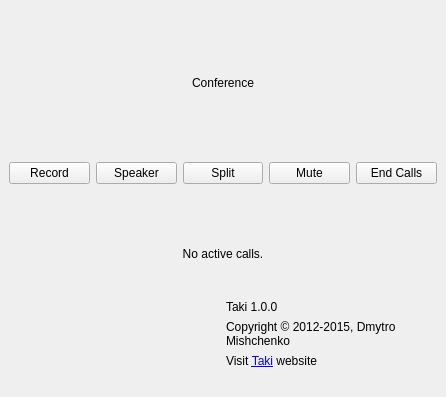
              <widget class="QWidget" name="scrollAreaWidgetContents">
               <property name="geometry">
                <rect>
                 <x>0</x>
                 <y>0</y>
                 <width>446</width>
                 <height>397</height>
                </rect>
               </property>
               <layout class="QGridLayout" name="gridLayout">
                <property name="leftMargin">
                 <number>0</number>
                </property>
                <property name="topMargin">
                 <number>0</number>
                </property>
                <property name="rightMargin">
                 <number>0</number>
                </property>
                <property name="bottomMargin">
                 <number>0</number>
                </property>
                <item row="0" column="0">
                 <layout class="QVBoxLayout" name="verticalLayout" stretch="1,0,1">
                  <item>
                   <widget class="QFrame" name="confFrame">
                    <property name="sizePolicy">
                     <sizepolicy hsizetype="Preferred" vsizetype="Expanding">
                      <horstretch>0</horstretch>
                      <verstretch>0</verstretch>
                     </sizepolicy>
                    </property>
                    <property name="frameShape">
                     <enum>QFrame::NoFrame</enum>
                    </property>
                    <layout class="QVBoxLayout" name="verticalLayout_6" stretch="0,1">
                     <property name="leftMargin">
                      <number>0</number>
                     </property>
                     <property name="topMargin">
                      <number>0</number>
                     </property>
                     <property name="rightMargin">
                      <number>0</number>
                     </property>
                     <property name="bottomMargin">
                      <number>0</number>
                     </property>
                     <item>
                      <widget class="QFrame" name="frBBControls">
                       <property name="sizePolicy">
                        <sizepolicy hsizetype="Preferred" vsizetype="MinimumExpanding">
                         <horstretch>0</horstretch>
                         <verstretch>0</verstretch>
                        </sizepolicy>
                       </property>
                       <property name="frameShape">
                        <enum>QFrame::NoFrame</enum>
                       </property>
                       <property name="frameShadow">
                        <enum>QFrame::Plain</enum>
                       </property>
                       <layout class="QVBoxLayout" name="verticalLayout_5">
                        <item>
                         <widget class="QLabel" name="bbFrameLabel">
                          <property name="text">
                           <string>Conference</string>
                          </property>
                          <property name="alignment">
                           <set>Qt::AlignCenter</set>
                          </property>
                         </widget>
                        </item>
                        <item>
                         <layout class="QHBoxLayout" name="horizontalLayout">
                          <item>
                           <widget class="QPushButton" name="btConfRec">
                            <property name="text">
                             <string>Record</string>
                            </property>
                           </widget>
                          </item>
                          <item>
                           <widget class="QPushButton" name="btConfSpeaker">
                            <property name="text">
                             <string>Speaker</string>
                            </property>
                           </widget>
                          </item>
                          <item>
                           <widget class="QPushButton" name="btConfSplit">
                            <property name="text">
                             <string>Split</string>
                            </property>
                           </widget>
                          </item>
                          <item>
                           <widget class="QPushButton" name="btConfMute">
                            <property name="text">
                             <string>Mute</string>
                            </property>
                           </widget>
                          </item>
                          <item>
                           <widget class="QPushButton" name="btConfHangup">
                            <property name="text">
                             <string>End Calls</string>
                            </property>
                           </widget>
                          </item>
                         </layout>
                        </item>
                       </layout>
                      </widget>
                     </item>
                     <item>
                      <layout class="QVBoxLayout" name="confLayout"/>
                     </item>
                    </layout>
                   </widget>
                  </item>
                  <item>
                   <widget class="QFrame" name="callFrame">
                    <property name="frameShape">
                     <enum>QFrame::NoFrame</enum>
                    </property>
                    <layout class="QVBoxLayout" name="verticalLayout_4">
                     <property name="leftMargin">
                      <number>0</number>
                     </property>
                     <property name="topMargin">
                      <number>0</number>
                     </property>
                     <property name="rightMargin">
                      <number>0</number>
                     </property>
                     <property name="bottomMargin">
                      <number>0</number>
                     </property>
                     <item>
                      <layout class="QVBoxLayout" name="cfLayout"/>
                     </item>
                    </layout>
                   </widget>
                  </item>
                  <item>
                   <widget class="QFrame" name="phoneLogo">
                    <property name="sizePolicy">
                     <sizepolicy hsizetype="Expanding" vsizetype="Expanding">
                      <horstretch>0</horstretch>
                      <verstretch>0</verstretch>
                     </sizepolicy>
                    </property>
                    <layout class="QGridLayout" name="gridLayout_3">
                     <item row="6" column="0">
                      <widget class="QLabel" name="lbSpace">
                       <property name="text">
                        <string/>
                       </property>
                      </widget>
                     </item>
                     <item row="1" column="0">
                      <layout class="QGridLayout" name="gridLayout_13">
                       <item row="0" column="1">
                        <widget class="QLabel" name="lbLogoVersion">
                         <property name="sizePolicy">
                          <sizepolicy hsizetype="Preferred" vsizetype="Minimum">
                           <horstretch>0</horstretch>
                           <verstretch>0</verstretch>
                          </sizepolicy>
                         </property>
                         <property name="text">
                          <string>Taki 1.0.0</string>
                         </property>
                         <property name="alignment">
                          <set>Qt::AlignLeading|Qt::AlignLeft|Qt::AlignVCenter</set>
                         </property>
                        </widget>
                       </item>
                       <item row="1" column="1">
                        <widget class="QLabel" name="lbLogoCopy">
                         <property name="text">
                          <string>Copyright © 2012-2015, Dmytro Mishchenko</string>
                         </property>
                         <property name="alignment">
                          <set>Qt::AlignLeading|Qt::AlignLeft|Qt::AlignVCenter</set>
                         </property>
                         <property name="wordWrap">
                          <bool>true</bool>
                         </property>
                        </widget>
                       </item>
                       <item row="2" column="1">
                        <widget class="QLabel" name="lbLogoWeb">
                         <property name="text">
                          <string>Visit &lt;a href=&quot;http://taki.sourceforge.net&quot;&gt;Taki&lt;/a&gt; website</string>
                         </property>
                         <property name="alignment">
                          <set>Qt::AlignLeading|Qt::AlignLeft|Qt::AlignVCenter</set>
                         </property>
                         <property name="openExternalLinks">
                          <bool>true</bool>
                         </property>
                        </widget>
                       </item>
                       <item row="0" column="0" rowspan="3">
                        <widget class="QLabel" name="lbLogo">
                         <property name="sizePolicy">
                          <sizepolicy hsizetype="Preferred" vsizetype="Expanding">
                           <horstretch>0</horstretch>
                           <verstretch>0</verstretch>
                          </sizepolicy>
                         </property>
                         <property name="text">
                          <string/>
                         </property>
                         <property name="alignment">
                          <set>Qt::AlignCenter</set>
                         </property>
                        </widget>
                       </item>
                      </layout>
                     </item>
                     <item row="0" column="0">
                      <widget class="QLabel" name="lbNoActiveCalls">
                       <property name="sizePolicy">
                        <sizepolicy hsizetype="Preferred" vsizetype="Expanding">
                         <horstretch>0</horstretch>
                         <verstretch>0</verstretch>
                        </sizepolicy>
                       </property>
                       <property name="text">
                        <string>No active calls.</string>
                       </property>
                       <property name="alignment">
                        <set>Qt::AlignCenter</set>
                       </property>
                      </widget>
                     </item>
                    </layout>
                   </widget>
                  </item>
                 </layout>
                </item>
               </layout>
              </widget>
